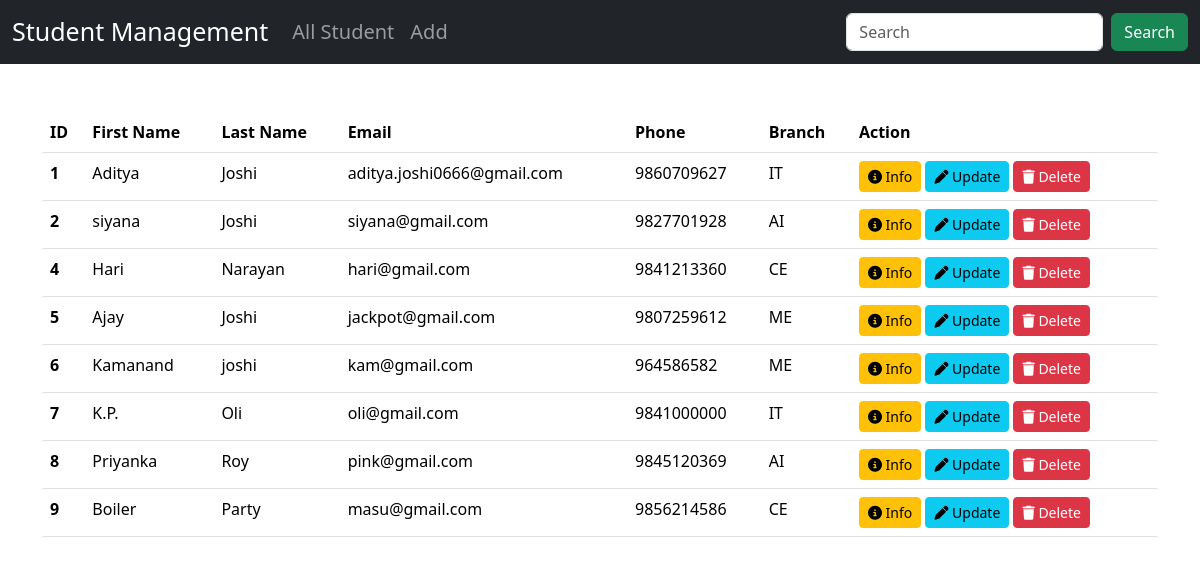
Before: / with the older database file.
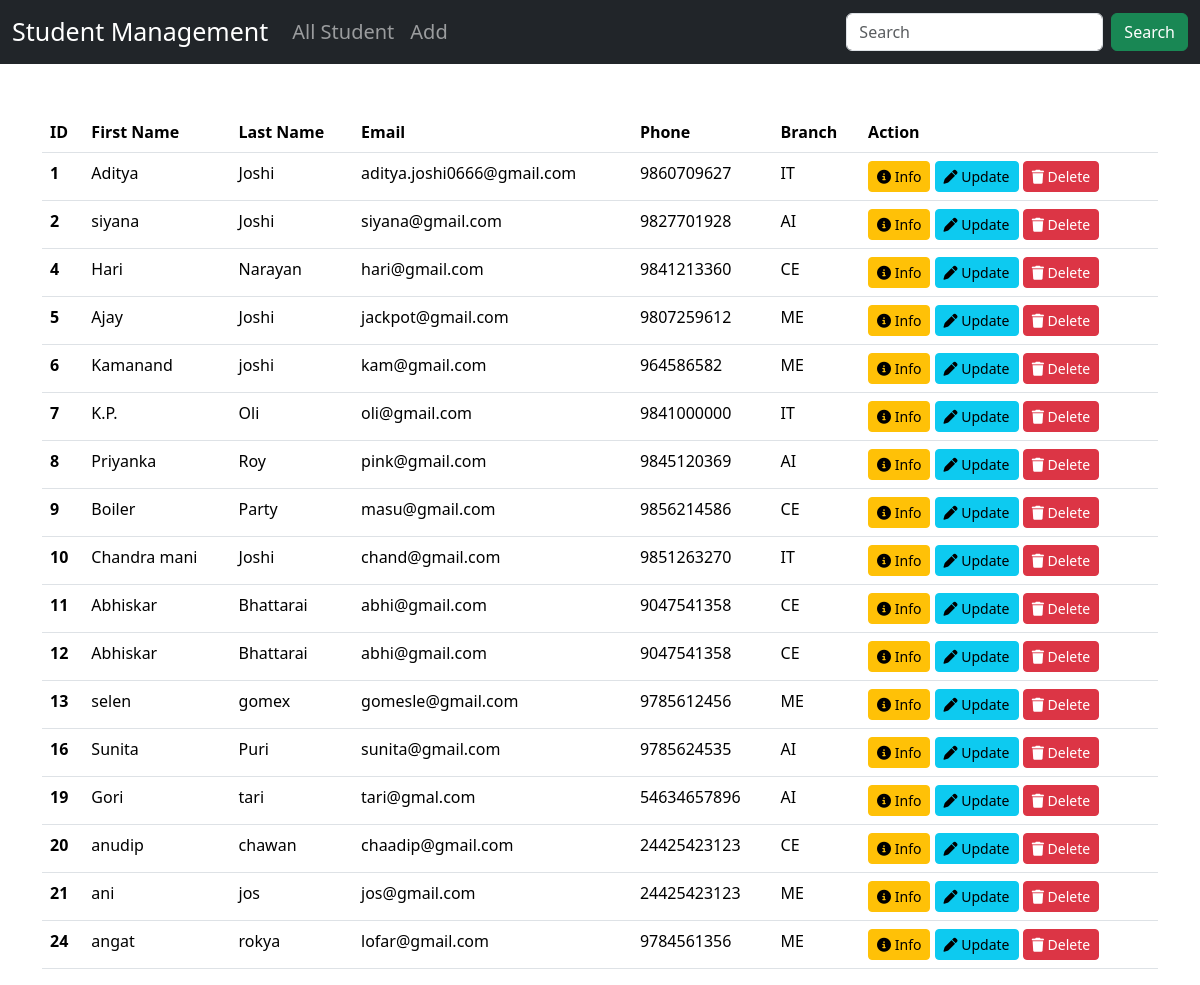
After: the same page with the newer database file.
### student_manage/models.py (models this page shows, shortened)
class Student(models.Model):
    fname = models.CharField(max_length=30)
    lname = models.CharField(max_length=30)
    email = models.EmailField(max_length=254)
    phone = models.PositiveIntegerField()
    branch = models.CharField(max_length=20, choices=CHOICES)

### student_manage/views.py (the view)
# urls.py: path('', views.list_student, name="home"),
def list_student(request):
    student = Student.objects.all()
    return render(request, 'crud/list_student.html',{"student":student})

### student_manage/templates/crud/list_student.html (shortened to what this page needs)
{% extends 'crud/base.html' %} {% block content %}
<div class="container mt-5">
  <table class="table table-hover">
    <thead>
      <tr>
        <th scope="col">ID</th>
        <th scope="col">First Name</th>
        <th scope="col">Last Name</th>
        <th scope="col">Email</th>
        <th scope="col">Phone</th>
        <th scope="col">Branch</th>
        <th scope="col">Action</th>
      </tr>
    </thead>
    <tbody>
      {% for std in student %}
      <tr>
        <th scope="row">{{std.id}}</th>
        <td>{{std.fname}}</td>
        <td>{{std.lname}}</td>
        <td>{{std.email}}</td>
        <td>{{std.phone}}</td>
        <td>{{std.branch}}</td>
        <td>
          <button
            type="button"
            class="btn btn-warning btn-sm"
            data-bs-toggle="modal"
            data-bs-target="#viewModal{{std.id}}"
          >
            <i class="fa-solid fa-circle-info"></i> Info
          </button>
          <a href=" {% url 'update' std.id %}">
            <button type="button" class="btn btn-info btn-sm">
              <i class="fa-solid fa-pen"></i> Update
            </button></a
          >
          <button
            type="button"
            class="btn btn-danger btn-sm"
            data-bs-toggle="modal"
            data-bs-target="#deleteModal{{std.id}}">
            <i class="fa-solid fa-trash"></i> Delete
          </button>
        </td>
      </tr>
      {% endfor %}
    </tbody>
  </table>
</div>
{% endblock content %}

### student_manage/templates/crud/base.html (shortened to what this page needs)
<!DOCTYPE html>
{% load static %}
<html lang="en">
  <head>
    <link
      href="https://cdn.jsdelivr.net/npm/bootstrap@5.3.3/dist/css/bootstrap.min.css"
      rel="stylesheet"
    />
    <link
      rel="stylesheet"
      href="https://cdnjs.cloudflare.com/ajax/libs/font-awesome/6.6.0/css/all.min.css"
    />
    <link rel="stylesheet" href="{% static 'css/style.css' %}" />
  </head>
  <body>
    {% include 'crud/nav.html' %} {% block content %} {% endblock content %}
  </body>
</html>

### student_manage/templates/crud/nav.html (shortened to what this page needs)
<nav class="navbar navbar-expand-lg navbar-dark bg-dark">
  <div class="container-fluid">
    <a class="navbar-brand" href="/">Student Management</a>
    <div class="collapse navbar-collapse" id="navbarNavAltMarkup">
      <div class="navbar-nav">
        <a class="nav-link" aria-current="page" href="/">All Student</a>
        <a class="nav-link" href="{% url 'add' %}">Add </a>
      </div>
    </div>
    <form class="d-flex" role="search">
      <input
        class="form-control me-2"
        type="search"
        placeholder="Search"
        aria-label="Search"
      />
      <button class="btn btn-success" type="submit">Search</button>
    </form>
  </div>
</nav>

### student_manage/static/css/style.css (style rules this page uses)
.navbar-brand { font-size: 25px; }
.navbar-nav .nav-link { font-size: 20px; }

Changed rows visible on the page:
added Student: id "10", fname "Chandra mani", lname "Joshi", email "chand@gmail.com", phone "9851263270", branch "IT"
added Student: id "11", fname "Abhiskar", lname "Bhattarai", email "abhi@gmail.com", phone "9047541358", branch "CE"
added Student: id "12", fname "Abhiskar", lname "Bhattarai", email "abhi@gmail.com", phone "9047541358", branch "CE"
added Student: id "13", fname "selen", lname "gomex", email "gomesle@gmail.com", phone "9785612456", branch "ME"
added Student: id "16", fname "Sunita", lname "Puri", email "sunita@gmail.com", phone "9785624535", branch "AI"
added Student: id "19", fname "Gori", lname "tari", email "tari@gmal.com", phone "54634657896", branch "AI"
added Student: id "20", fname "anudip", lname "chawan", email "chaadip@gmail.com", phone "24425423123", branch "CE"
added Student: id "21", fname "ani", lname "jos", email "jos@gmail.com", phone "24425423123", branch "ME"
added Student: id "24", fname "angat", lname "rokya", email "lofar@gmail.com", phone "9784561356", branch "ME"
